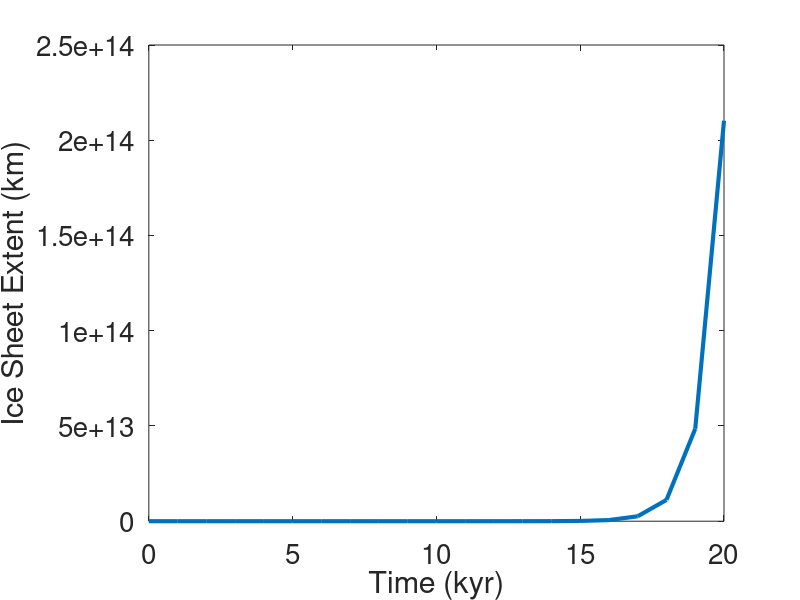

The MATLAB script that drew this image:
%% Set parameters

sigma = 2;              %ice sheet shape parameter
a_0   = -1;             %SL SMB
beta  = 5e-3;           %vertical SMB gradient

%% Run Simple Model
dt = 1000;              %time step length
nt = 20;               %number of time steps

L = nan.*ones(nt,1);    %pre-allocate
L(1) = 100e3;           %set initial condition

for t = 1:nt            %loop for forward Euler
    dLdt = (a_0/sigma)*(L(t)^(1/2)) + (2/3)*beta*L(t);  %calculate LHS of model ODE
    
    L(t+1) = L(t) + dLdt*dt; %advance forward euler
end

figure;plot(dt*(0:nt)./1e3,L./1e3,'linewidth',3)
xlabel('Time (kyr)','fontsize',20)
ylabel('Ice Sheet Extent (km)','fontsize',20)
set(gca,'fontsize',20)
